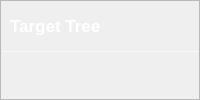
                         <widget class="QFrame" name="SecondFrame">
                          <property name="font">
                           <font>
                            <family>Tahoma</family>
                           </font>
                          </property>
                          <property name="styleSheet">
                           <string notr="true">QFrame#SecondFrame{
color: rgb(255, 255, 255);
border-radius: 10px;
background-color: qradialgradient(cx:0, cy:0, radius:1, fx:0.1, fy:0.1, stop:0 rgb(253, 139, 133),  stop:1 rgb(248, 194, 152));
border: 1px outset rgb(252, 194, 149)
}
</string>
                          </property>
                          <property name="frameShape">
                           <enum>QFrame::StyledPanel</enum>
                          </property>
                          <property name="frameShadow">
                           <enum>QFrame::Raised</enum>
                          </property>
                          <layout class="QVBoxLayout" name="verticalLayout_17" stretch="0,1,10">
                           <property name="spacing">
                            <number>0</number>
                           </property>
                           <property name="leftMargin">
                            <number>0</number>
                           </property>
                           <property name="topMargin">
                            <number>0</number>
                           </property>
                           <property name="rightMargin">
                            <number>0</number>
                           </property>
                           <property name="bottomMargin">
                            <number>0</number>
                           </property>
                           <item>
                            <widget class="QFrame" name="SecondFrameButtonFrame">
                             <property name="minimumSize">
                              <size>
                               <width>0</width>
                               <height>50</height>
                              </size>
                             </property>
                             <property name="maximumSize">
                              <size>
                               <width>16777215</width>
                               <height>50</height>
                              </size>
                             </property>
                             <property name="font">
                              <font>
                               <family>Tahoma</family>
                              </font>
                             </property>
                             <property name="styleSheet">
                              <string notr="true">border:none</string>
                             </property>
                             <property name="frameShape">
                              <enum>QFrame::StyledPanel</enum>
                             </property>
                             <property name="frameShadow">
                              <enum>QFrame::Raised</enum>
                             </property>
                             <layout class="QHBoxLayout" name="horizontalLayout_16">
                              <property name="topMargin">
                               <number>5</number>
                              </property>
                              <item>
                               <widget class="QPushButton" name="SecondFrameButton">
                                <property name="minimumSize">
                                 <size>
                                  <width>0</width>
                                  <height>40</height>
                                 </size>
                                </property>
                                <property name="maximumSize">
                                 <size>
                                  <width>41677</width>
                                  <height>40</height>
                                 </size>
                                </property>
                                <property name="font">
                                 <font>
                                  <family>Tahoma</family>
                                  <pointsize>13</pointsize>
                                  <weight>75</weight>
                                  <bold>true</bold>
                                 </font>
                                </property>
                                <property name="styleSheet">
                                 <string notr="true">QPushButton{
	color: rgb(255, 255, 255);
text-align:left;

	border:0px outset rgb(255, 255, 255);
	border-radius:8px;
}
QPushButton:hover {

border:2px outset rgba(36, 36, 36,0);
}
QPushButton:pressed {

border:4px outset rgba(36, 36, 36,0);
}
</string>
                                </property>
                                <property name="text">
                                 <string>Target Tree</string>
                                </property>
                                <property name="icon">
                                 <iconset resource="resources.qrc">
                                  <normaloff>:/buttom_white/img/buttom_white/圣诞树_christmas-tree.svg</normaloff>:/buttom_white/img/buttom_white/圣诞树_christmas-tree.svg</iconset>
                                </property>
                               </widget>
                              </item>
                             </layout>
                            </widget>
                           </item>
                           <item>
                            <widget class="Line" name="SecondFrameLine">
                             <property name="maximumSize">
                              <size>
                               <width>16777215</width>
                               <height>1</height>
                              </size>
                             </property>
                             <property name="font">
                              <font>
                               <family>Tahoma</family>
                              </font>
                             </property>
                             <property name="styleSheet">
                              <string notr="true">background-color: rgba(255, 255, 255, 89);</string>
                             </property>
                             <property name="orientation">
                              <enum>Qt::Horizontal</enum>
                             </property>
                            </widget>
                           </item>
                           <item>
                            <widget class="QFrame" name="SecondFrameDateFrame">
                             <property name="font">
                              <font>
                               <family>Tahoma</family>
                              </font>
                             </property>
                             <property name="styleSheet">
                              <string notr="true">border:none</string>
                             </property>
                             <property name="frameShape">
                              <enum>QFrame::StyledPanel</enum>
                             </property>
                             <property name="frameShadow">
                              <enum>QFrame::Raised</enum>
                             </property>
                             <layout class="QVBoxLayout" name="verticalLayout_18">
                              <property name="spacing">
                               <number>0</number>
                              </property>
                              <property name="leftMargin">
                               <number>0</number>
                              </property>
                              <property name="topMargin">
                               <number>0</number>
                              </property>
                              <property name="rightMargin">
                               <number>0</number>
                              </property>
                              <property name="bottomMargin">
                               <number>0</number>
                              </property>
                              <item>
                               <widget class="QWidget" name="SecondFrameWebWidget" native="true">
                                <property name="font">
                                 <font>
                                  <family>Tahoma</family>
                                 </font>
                                </property>
                               </widget>
                              </item>
                             </layout>
                            </widget>
                           </item>
                          </layout>
                         </widget>
